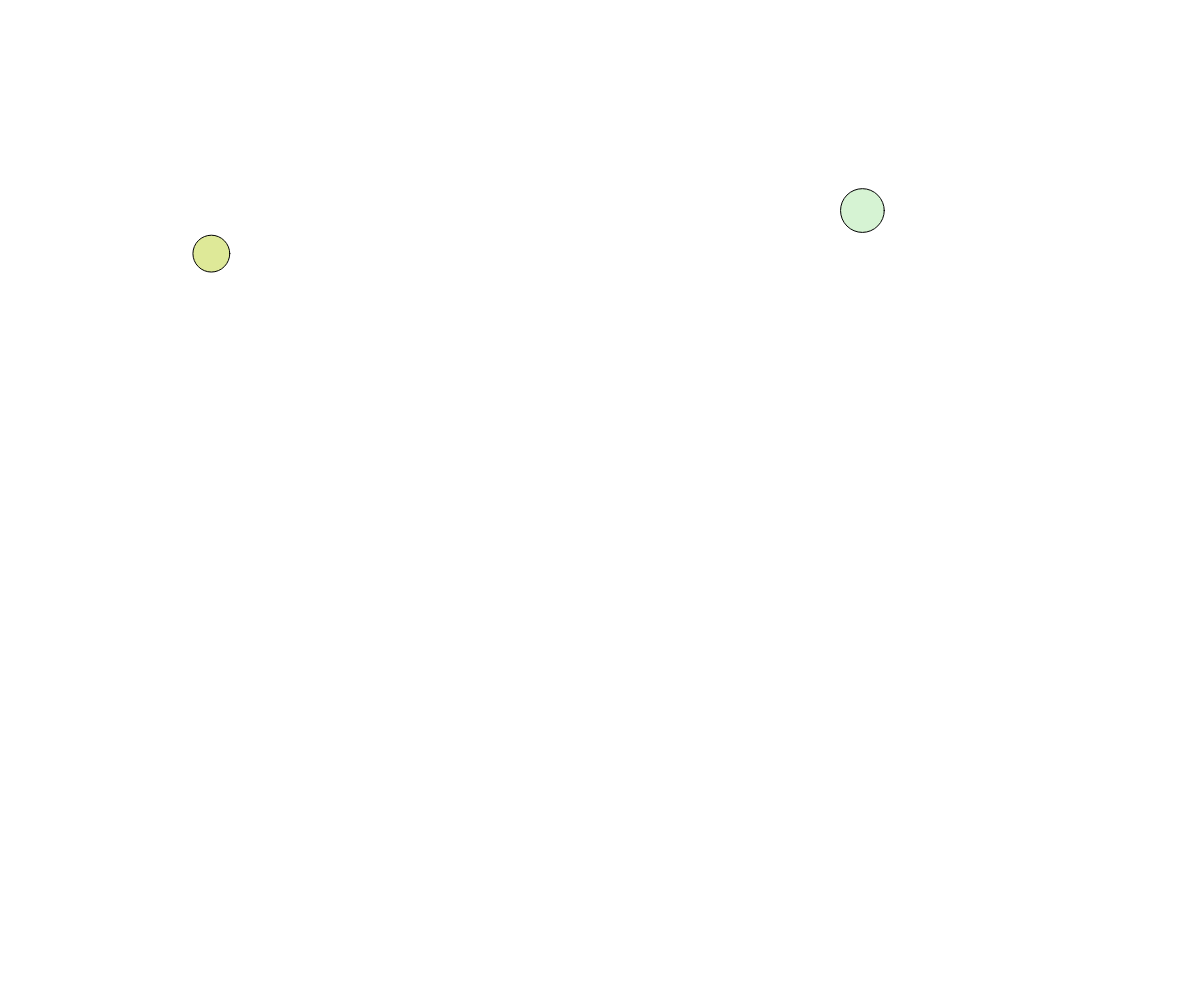
Frame 1 (no input)
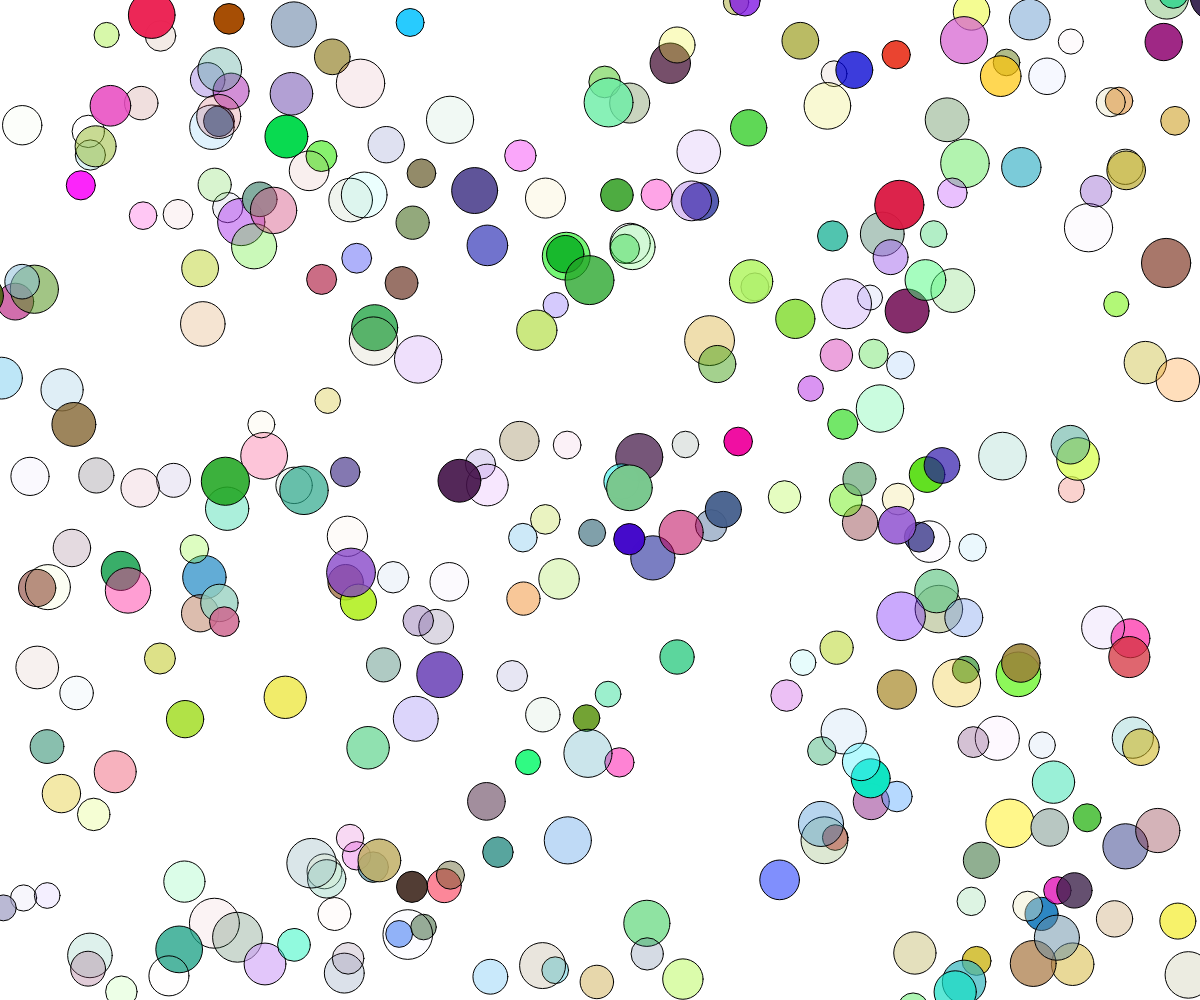
Frame 60 (no input)
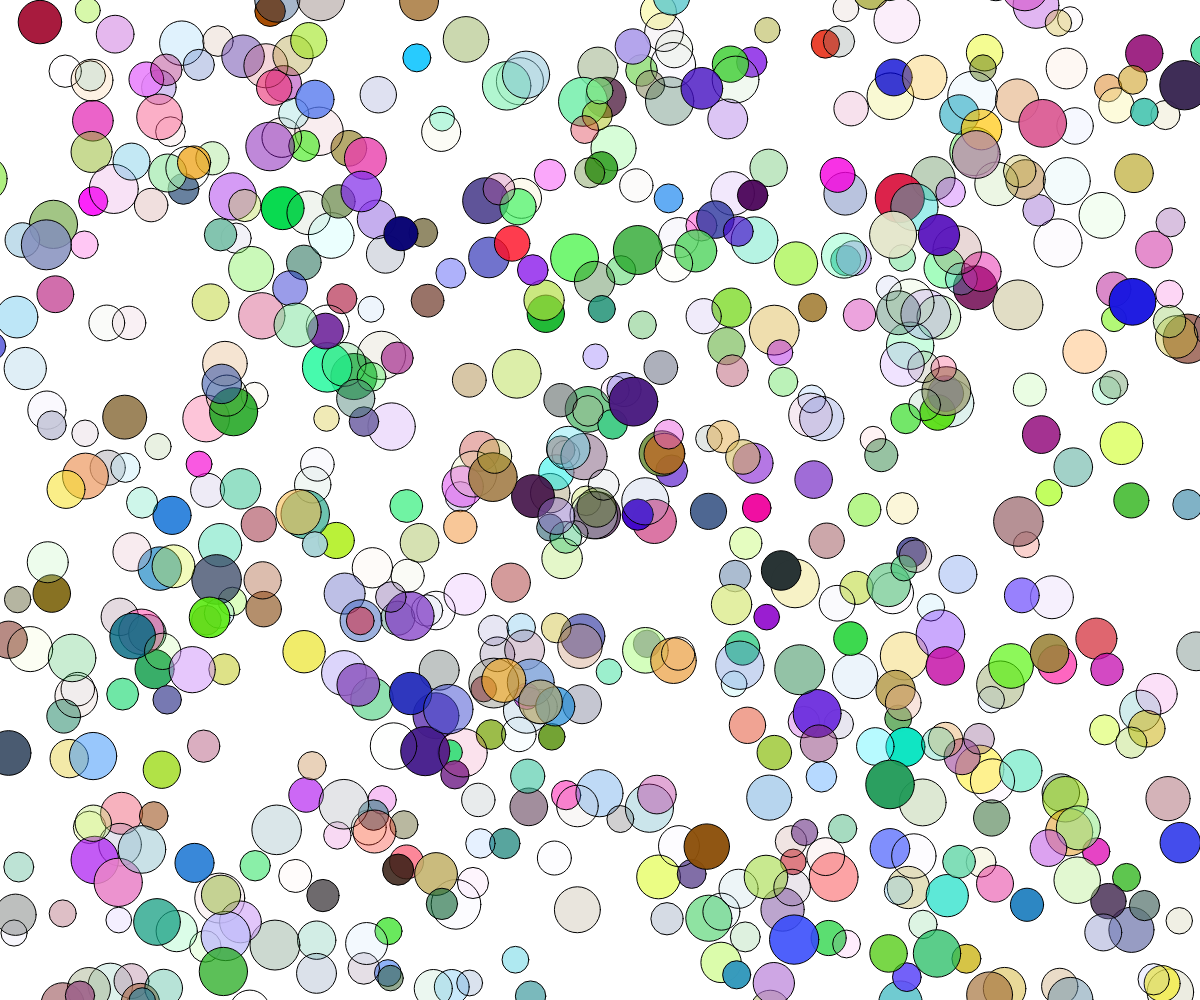
Frame 120 (the mouse pressed at the canvas centre since frame 60)

The p5.js sketch that drew these frames (run headless with seeded random() and noise() and a simulated clock; from frame 60 on, the mouse is pressed at the canvas centre):

// p5.js sketch
// ── sketch.js
// setInterval demo

let ballArray = [];

function setup(){
  createCanvas(windowWidth, windowHeight);
  window.setInterval(addBall, 1.0*10^-10000);
}

function draw(){
  background("white");
  moveBalls();
  displayBalls();

}

function displayBalls(){
  for (let i = 0; i < ballArray.length; i++){
    fill(ballArray[i].color);
    circle(ballArray[i].x, ballArray[i].y, ballArray[i].radius);
  }
}


function addBall() {
  let thisBall = {
    x: random(width),
    y: random(height),
    radius: random(25,50),
    color: color(random(255), random(255), random(255), random(255)),
  };

  ballArray.push(thisBall);
}

function moveBalls(){
  for(let i=0; i<ballArray.length; i++){
    let dx = random(-10,10);
    let dy = random(-10,10);
    ballArray[i].x += dx;
    ballArray[i].y += dy;
  }
}
